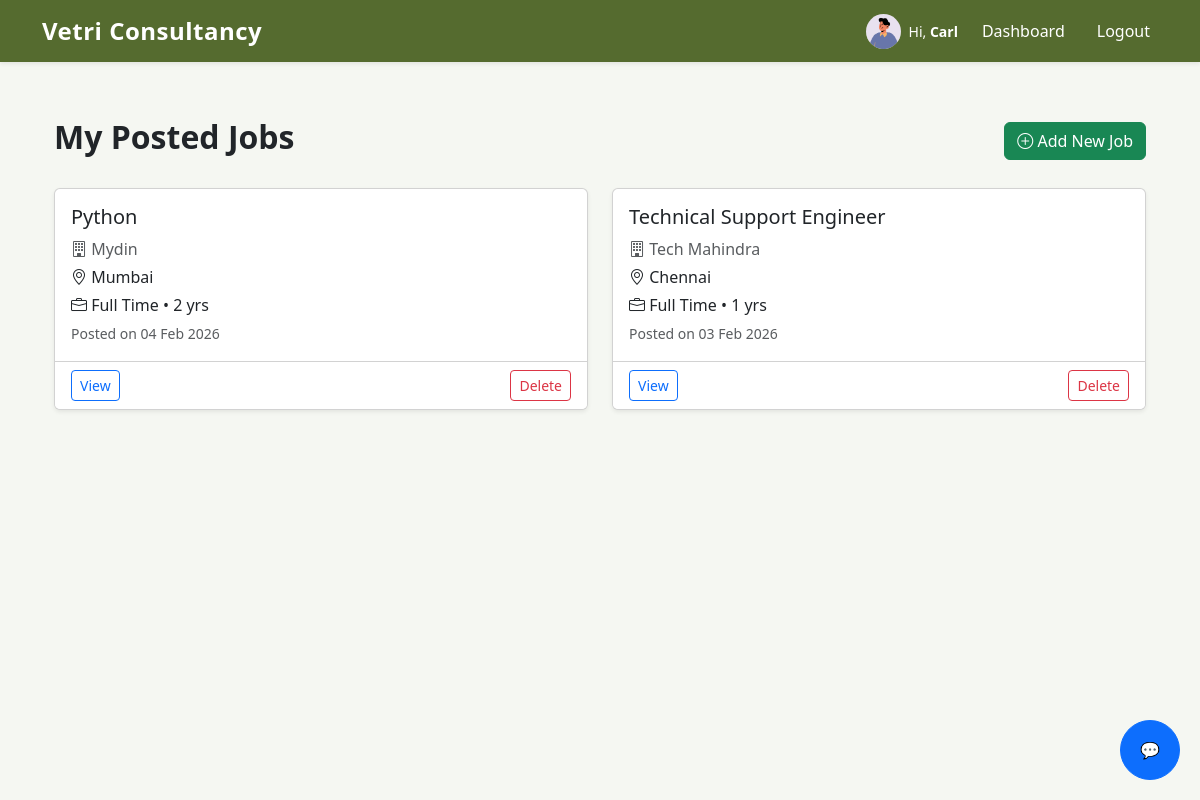
The app's page /jobs/posted/ (signed in) with its own data.
### accounts/models.py (models this page shows, shortened)
class User(AbstractUser):
    ROLE_CHOICES = (
        ('CANDIDATE', 'Candidate'),
        ('CONSULTANT', 'Consultant'),
        ('ADMIN', 'Admin'),
    )
    username = None
    email = models.EmailField(unique=True)
    role = models.CharField(max_length=20, choices=ROLE_CHOICES, default='CANDIDATE')
    USERNAME_FIELD = 'email'
    REQUIRED_FIELDS = []
    objects = CustomUserManager()

### profiles/models.py (models this page shows, shortened)
class ConsultantProfile(models.Model):
    user = models.OneToOneField(
        settings.AUTH_USER_MODEL,
        on_delete=models.CASCADE,
        related_name='consultant_profile'
    )
    first_name = models.CharField(max_length=50, blank=True)
    last_name = models.CharField(max_length=50, blank=True)
    phone = models.CharField(max_length=20, blank=True)
    company = models.CharField(max_length=100, blank=True)
    designation = models.CharField(max_length=100, blank=True)
    profile_image = models.ImageField(
        upload_to=consultant_profile_image_path,
        null=True,
        blank=True
    )
    bio = models.TextField(blank=True, null=True)
    linkedin = models.URLField(blank=True, null=True)
    created_at = models.DateTimeField(default=timezone.now)
    updated_at = models.DateTimeField(auto_now=True)

### jobs/models.py (models this page shows, shortened)
class Job(models.Model):
    JOB_TYPE_CHOICES = (
        ('FT', 'Full Time'),
        ('PT', 'Part Time'),
        ('RM', 'Remote'),
    )
    posted_by = models.ForeignKey(
        settings.AUTH_USER_MODEL,
        on_delete=models.CASCADE,
        related_name='posted_jobs'
    )
    title = models.CharField(max_length=200)
    company = models.CharField(max_length=150)
    location = models.CharField(max_length=150)
    experience = models.PositiveIntegerField(help_text="Experience in years")
    job_type = models.CharField(max_length=2, choices=JOB_TYPE_CHOICES)
    domain = models.CharField(max_length=150, help_text="Eg: Web Development, Data Science")
    skills = models.TextField(help_text="Comma separated skills")
    description = models.TextField()
    posted_on = models.DateTimeField(auto_now_add=True)
    is_active = models.BooleanField(default=True)

### jobs/views.py (the view)
# urls.py: path('posted/', posted_jobs_view, name='posted_jobs'),
@login_required
def posted_jobs_view(request):
    if request.user.role != 'CONSULTANT':
        return redirect('jobs:jobs_list')
    jobs = Job.objects.filter(
        posted_by=request.user
    ).order_by('-posted_on')
    return render(request, 'jobs/posted_jobs.html', {
        'jobs': jobs
    })

### jobs/templates/jobs/posted_jobs.html (shortened to what this page needs)
{% extends "base.html" %}
{% block content %}
<div class="container mt-5">
    <div class="d-flex justify-content-between align-items-center mb-4">
        <h2 class="fw-bold">My Posted Jobs</h2>
        <a href="{% url 'jobs:post_job' %}" class="btn btn-success">
            <i class="bi bi-plus-circle"></i> Add New Job
        </a>
    </div>
    {% if jobs %}
        <div class="row g-4">
            {% for job in jobs %}
            <div class="col-md-6">
                <div class="card shadow-sm h-100">
                    <div class="card-body">
                        <h5 class="card-title">{{ job.title }}</h5>
                        <p class="text-muted mb-1">
                            <i class="bi bi-building"></i> {{ job.company }}
                        </p>
                        <p class="mb-1">
                            <i class="bi bi-geo-alt"></i> {{ job.location }}
                        </p>
                        <p class="mb-1">
                            <i class="bi bi-briefcase"></i>
                            {{ job.get_job_type_display }}
                            • {{ job.experience }} yrs
                        </p>
                        <small class="text-muted">
                            Posted on {{ job.posted_on|date:"d M Y" }}
                        </small>
                    </div>
                    <div class="card-footer bg-white d-flex justify-content-between">
                        <a href="{% url 'jobs:job_detail' job.id %}"
                           class="btn btn-sm btn-outline-primary">
                            View
                        </a>
                        <a href="{% url 'jobs:delete_job' job.id %}"
                           class="btn btn-sm btn-outline-danger"
                           onclick="return confirm('Are you sure you want to delete this job?');">
                            Delete
                        </a>
                    </div>
                </div>
            </div>
            {% endfor %}
        </div>
    {% endif %}
</div>
{% endblock %}

### templates/base.html (shortened to what this page needs)
{% load static %}
<!DOCTYPE html>
<html lang="en">
<head>
    <link rel="stylesheet" href="https://cdn.jsdelivr.net/npm/bootstrap-icons@1.10.5/font/bootstrap-icons.css">
    <link href="https://cdn.jsdelivr.net/npm/bootstrap@5.3.3/dist/css/bootstrap.min.css" rel="stylesheet">
</head>
<body>
    {% if not hide_nav %}
    <nav class="navbar navbar-expand-lg fixed-top shadow-sm">
        <div class="container">
            <a class="navbar-brand logo"
                href="{% if user.is_authenticated %}{% url 'jobs:jobs_list' %}{% else %}{% url 'accounts:login' %}{% endif %}">
                Vetri Consultancy
            </a>
            <div class="collapse navbar-collapse" id="navbarNav">
                <ul class="navbar-nav ms-auto align-items-center gap-3">
                    {% if user.is_authenticated %}
<li class="nav-item d-flex align-items-center gap-2">
    {% if user.role == 'CANDIDATE' %}
        {% if user.profile.profile_image %}
            <img src="{{ user.profile.profile_image.url }}"
                 alt="Profile"
                 class="rounded-circle"
                 width="35"
                 height="35"
                 style="object-fit: cover;">
        {% else %}
            <img src="{% static 'images/default.jpg' %}"
                 alt="Profile"
                 class="rounded-circle"
                 width="35"
                 height="35"
                 style="object-fit: cover;">
        {% endif %}
        <span class="text-white small">
            Hi,
            <strong>{{ user.profile.first_name|default:user.email }}</strong>
            {% if user.subscription.is_pro %}
                <span class="badge bg-warning text-dark ms-1">PRO</span>
            {% else %}
                <span class="badge bg-secondary ms-1">FREE</span>
            {% endif %}
        </span>
    {% elif user.role == 'CONSULTANT' %}
        {% if user.consultant_profile.profile_image %}
            <img src="{{ user.consultant_profile.profile_image.url }}"
                 alt="Profile"
                 class="rounded-circle"
                 width="35"
                 height="35"
                 style="object-fit: cover;">
        {% else %}
        <span class="text-white small">
            Hi,
            <strong>{{ user.consultant_profile.first_name|default:user.email }}</strong>
        </span>
    {% else %}
        <span class="text-white small">
            Hi, <strong>{{ user.email }}</strong>
        </span>
    {% endif %}
</li>
                    <li class="nav-item">
                        <a class="nav-link {% if request.resolver_match.url_name == 'dashboard' and request.resolver_match.app_name == 'accounts' %}active{% endif %}"
                            href="{% url 'accounts:dashboard' %}">
                            Dashboard
                        </a>
                    </li>
                    <li class="nav-item">
                        <form method="post" action="{% url 'accounts:logout' %}">
                            <button type="submit" class="logout-btn nav-link">Logout</button>
                        </form>
                    </li>
                    {% endif %}
                </ul>
            </div>
        </div>
    </nav>
    {% endif %}
    <div class="container">
        {% block content %}{% endblock %}
    </div>
<button id="chatbotBtn" class="btn btn-primary" style="position:fixed; bottom:20px; right:20px; border-radius:50%; width:60px; height:60px;">
    💬
</button>
</body>
</html>

### templates/base.html (style rules this page uses)
body { padding-top: 70px; background-color: #F5F7F2; }
.navbar { background-color: #556B2F !important; }
.navbar .nav-link, .navbar-brand { color: #ffffff !important; font-weight: 500; }
.logo { font-weight: bold; font-size: 1.5rem; letter-spacing: 0.5px; }
.logout-btn { color: #ffffff; background: none; border: none; padding: 0; }

### records on screen
User: consultant_profile.profile_image (picture), consultant_profile.first_name "Carl"
Job: title "Python", company "Mydin", location "Mumbai", job_type "Full Time", experience "2", posted_on "04 Feb 2026"
Job: title "Technical Support Engineer", company "Tech Mahindra", location "Chennai", job_type "Full Time", experience "1", posted_on "03 Feb 2026"
